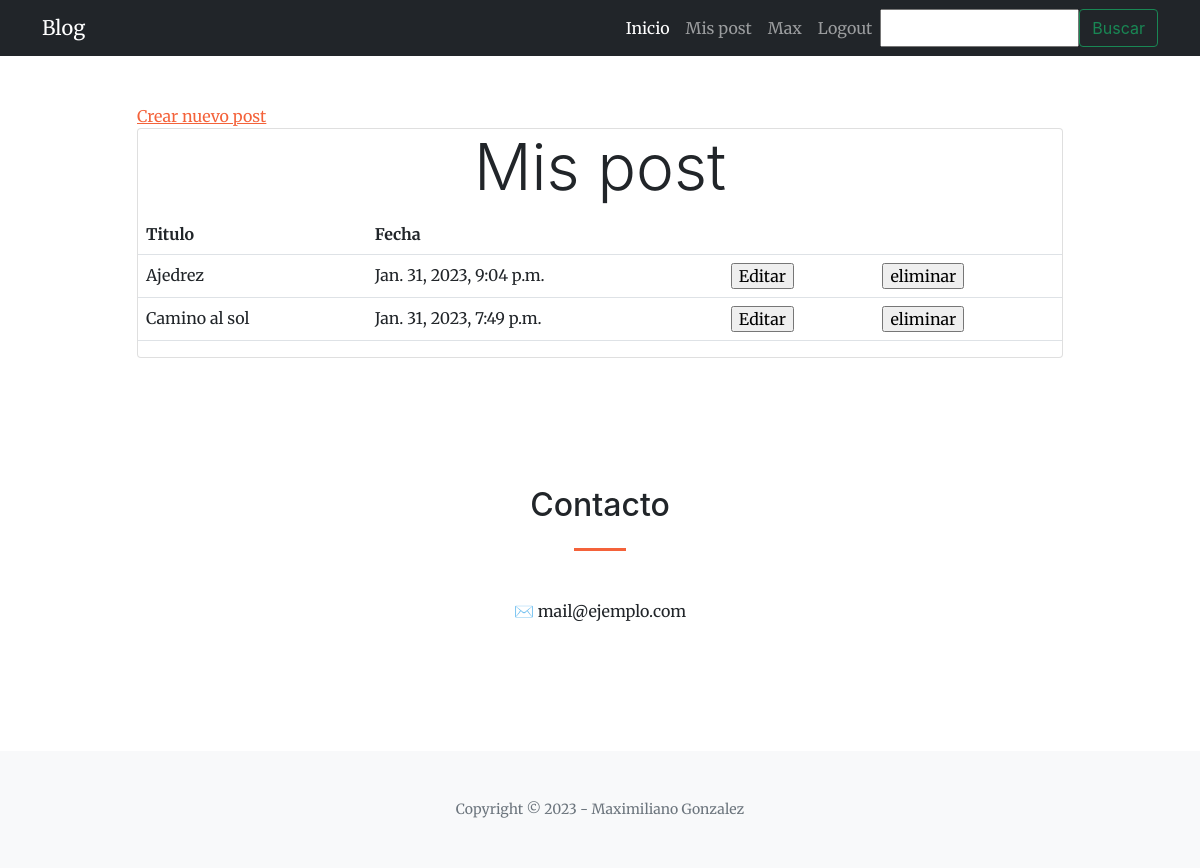
Before: /post/ (signed in) with the older database file.
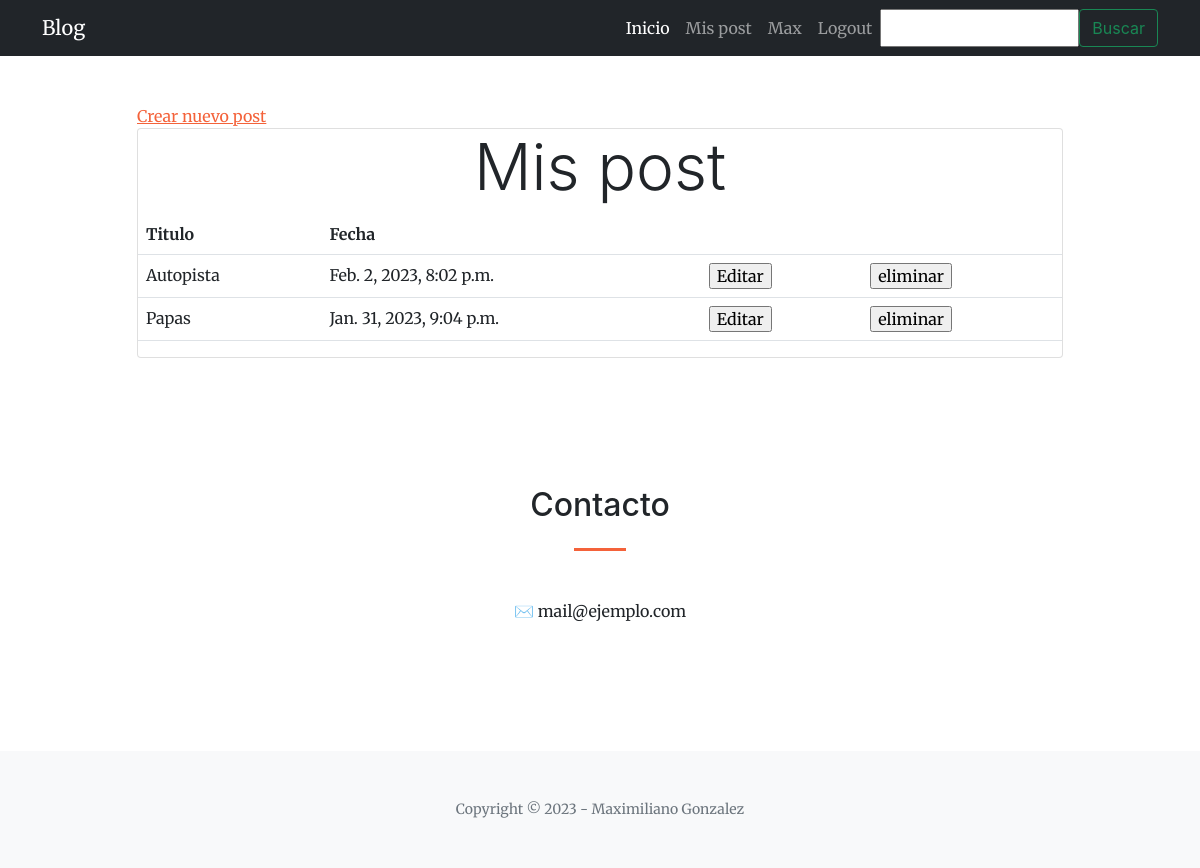
After: the same page with the newer database file.
### blog_app/models.py (models this page shows, shortened)
class Post(models.Model):
    titulo = models.CharField(max_length=64)
    contenido = RichTextField(blank=True, null=True, config_name='default')
    fecha_publicacion = models.DateTimeField(auto_now_add=True)
    usuario = models.ForeignKey(User, on_delete=models.CASCADE)
    imagen = models.ImageField(upload_to='portadas', null=True, blank=True)

### blog_app/views.py (the view)
# urls.py: path("post/", views.post, name="post"),
@login_required
def post(request):
    post = Post.objects.filter(usuario=request.user)
    contexto = {'post':post}
    return render(
        request,
        'blog_app/post.html',
        context=contexto,
    )

### blog_app/templates/blog_app/post.html (shortened to what this page needs)
{% extends "blog_app/base.html" %}
{% block contenido %}
<main class="container">
    <div class="row">
        <div class="col-md-10 offset-md-1 mt-5">
            <ul class="list-group">
                <a>
                <a class="group-item" href="{% url 'crear_post' %}">Crear nuevo post</a>
                </a>
            </ul>
            <section class="card cad-body">
                <h1 class="text-center display-3">Mis post</h1>
                <table class="table">
                    <tbody>
                        <tr>
                            <th>Titulo</th>
                            <th>Fecha</th>
                            <td></td>
                            <td></td>
                        </tr>
                        {% for posteos in post reversed %}
                        <tr>
                            <td>
                                {{posteos.titulo}}
                            </td>
                            <td>
                                {{posteos.fecha_publicacion}}
                            </td>
                            <td>
                                <form action="{% url 'post_editar' post_id=posteos.id %}" method="GET">
                                    <input type="submit" value="Editar"/>
                                </form
                            </td>
                            <td>
                                <form action="{% url 'borrar_post' post_id=posteos.id %}" method="POST">
                                    <input type="submit" value="eliminar"/>
                                </form
                            </td>
                        </tr>
                        {% empty %}
                        <h1 class="text-center">No se encontraron entradas.</h1>
                        {% endfor %}
                    </tbody>
                </table>
            </section>
        </div>
    </div>
</main>
{% endblock contenido %}

Changed rows visible on the page:
removed Post: titulo "Camino al sol", fecha_publicacion "Jan. 31, 2023, 7:49 p.m."
added Post: titulo "Autopista", fecha_publicacion "Feb. 2, 2023, 8:02 p.m."
changed Post: titulo "Ajedrez" → "Papas"
